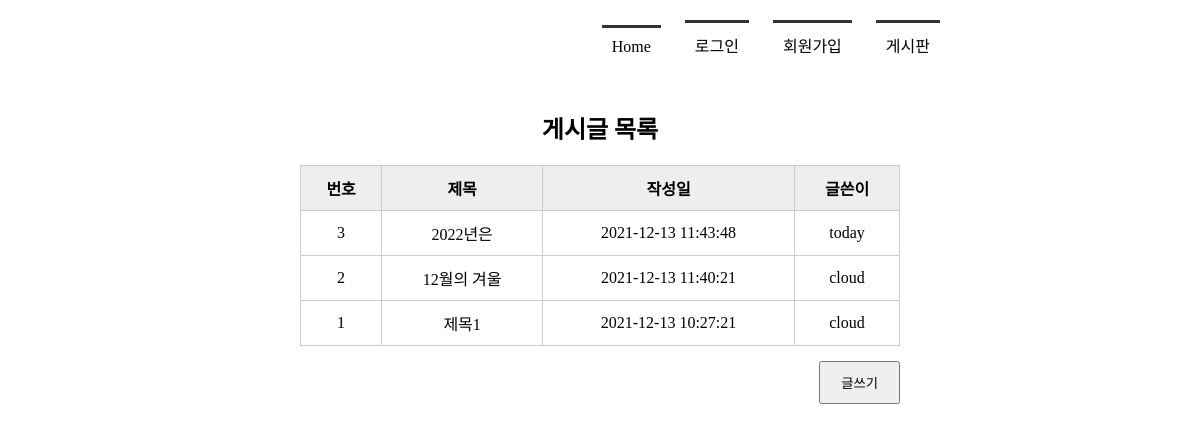
Page /boardlist/ on the committed database.
### tables this page shows
CREATE TABLE board(
        bno INTEGER PRIMARY KEY AUTOINCREMENT,
        title TEXT NOT NULL,
        content TEXT NOT NULL,
        create_date TIMESTAMP DATE DEFAULT (datetime('now', 'localtime')),
        mid CHAR(5) NOT NULL,
        FOREIGN KEY(mid) REFERENCES member(mid)
    );

### app.py (the view)
@app.route('/boardlist/')
def boardlist():
    conn = getconn()
    cur = conn.cursor()
    sql = "SELECT * FROM board ORDER BY bno DESC"
    cur.execute(sql)
    rs = cur.fetchall()
    conn.close()
    return render_template('boardlist.html', rs=rs)

### app.py (called while the page is built)
def getconn():
    conn = sqlite3.connect('./memberdb.db')
    return conn

### templates/boardlist.html (shortened to what this page needs)
<!DOCTYPE html>
<html lang="ko">
<head>
    <link rel="stylesheet" href="{{ url_for('static', filename='css/style.css') }}">
</head>
<body>
    <div id="container">
        {% include 'navbar.html' %}
        <section>
            <h1>게시글 목록</h1>
            <table>
                <tr>
                    <th>번호</th>
                    <th>제목</th>
                    <th>작성일</th>
                    <th>글쓴이</th>
                </tr>
                {% for i in rs %}
                <tr>
                    <td>{{ i[0] }}</td>
                    <td>{{ i[1] }}</td>
                    <td>{{ i[3] }}</td>
                    <td>{{ i[4] }}</td>
                </tr>
                {% endfor %}
            </table>
            <div class="btn_write">
                <input type="button" value="글쓰기" onclick="goWrite()">
            </div>
        </section>
    </div>
</body>
</html>

### static/css/style.css (style rules this page uses)
* { margin: 0; padding: 0 }
#container { width: 1000px; margin: 10px auto; }
section { text-align: center }
section table { width: 600px; margin: 0 auto; border-collapse: collapse; }
section h1 { margin-bottom: 20px; }
section table, th, td { border: 1px solid #ccc; padding: 10px; }
section table th { background-color: #eee; }
section .btn_write { text-align: right; margin: 15px 200px; }
section .btn_write input { padding: 10px 20px; }

### rows in the picture
board: bno "3", title "2022년은", create_date "2021-12-13 11:43:48", mid "today"
board: bno "2", title "12월의 겨울", create_date "2021-12-13 11:40:21", mid "cloud"
board: bno "1", title "제목1", create_date "2021-12-13 10:27:21", mid "cloud"
